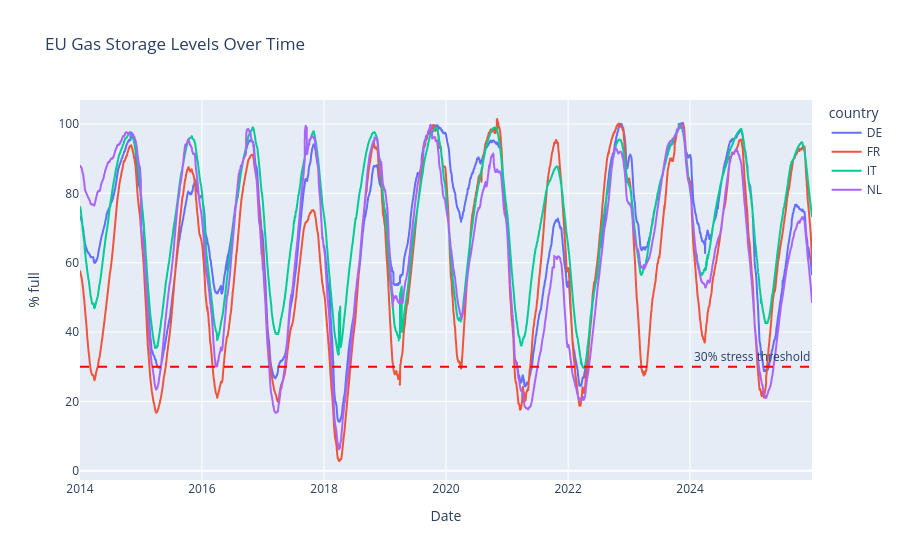

Source (notebook cell):
### Code cell
import plotly.express as px
import os
os.makedirs("figures", exist_ok=True)

# Plot storage over time for a few countries, with the stress line marked
plot_df = clean[clean["country"].isin(["DE", "FR", "IT", "NL"])]
fig = px.line(plot_df, x="gasDayStart", y="full", color="country",
              title="EU Gas Storage Levels Over Time",
              labels={"full": "% full", "gasDayStart": "Date"})
fig.add_hline(y=30, line_dash="dash", line_color="red",
              annotation_text="30% stress threshold")
fig.write_html("figures/storage_history.html")
fig.show()

### Figure 1 — Plotly figure (JSON) as saved in the notebook; plotly's stock layout.template omitted (floating-point values rounded to 4 significant figures; data arrays with more than 128 entries replaced by an {"elided": "..."} marker saying what was removed)
{"data": [{"hovertemplate": "country=DE<br>Date=%{x}<br>% full=%{y}<extra></extra>", "legendgroup": "DE", "line": {"color": "#636efa", "dash": "solid"}, "marker": {"symbol": "circle"}, "mode": "lines", "name": "DE", "showlegend": true, "type": "scattergl", "x": {"elided": "4383 str values"}, "xaxis": "x", "y": {"elided": "4383 float values"}, "yaxis": "y"}, {"hovertemplate": "country=FR<br>Date=%{x}<br>% full=%{y}<extra></extra>", "legendgroup": "FR", "line": {"color": "#EF553B", "dash": "solid"}, "marker": {"symbol": "circle"}, "mode": "lines", "name": "FR", "showlegend": true, "type": "scattergl", "x": {"elided": "4383 str values"}, "xaxis": "x", "y": {"elided": "4383 float values"}, "yaxis": "y"}, {"hovertemplate": "country=IT<br>Date=%{x}<br>% full=%{y}<extra></extra>", "legendgroup": "IT", "line": {"color": "#00cc96", "dash": "solid"}, "marker": {"symbol": "circle"}, "mode": "lines", "name": "IT", "showlegend": true, "type": "scattergl", "x": {"elided": "4383 str values"}, "xaxis": "x", "y": {"elided": "4383 float values"}, "yaxis": "y"}, {"hovertemplate": "country=NL<br>Date=%{x}<br>% full=%{y}<extra></extra>", "legendgroup": "NL", "line": {"color": "#ab63fa", "dash": "solid"}, "marker": {"symbol": "circle"}, "mode": "lines", "name": "NL", "showlegend": true, "type": "scattergl", "x": {"elided": "4383 str values"}, "xaxis": "x", "y": {"elided": "4383 float values"}, "yaxis": "y"}], "layout": {"annotations": [{"showarrow": false, "text": "30% stress threshold", "x": 1, "xanchor": "right", "xref": "x domain", "y": 30, "yanchor": "bottom", "yref": "y"}], "legend": {"title": {"text": "country"}, "tracegroupgap": 0}, "shapes": [{"line": {"color": "red", "dash": "dash"}, "type": "line", "x0": 0, "x1": 1, "xref": "x domain", "y0": 30, "y1": 30, "yref": "y"}], "title": {"text": "EU Gas Storage Levels Over Time"}, "xaxis": {"anchor": "y", "domain": [0, 1], "title": {"text": "Date"}}, "yaxis": {"anchor": "x", "domain": [0, 1], "title": {"text": "% full"}}}}
